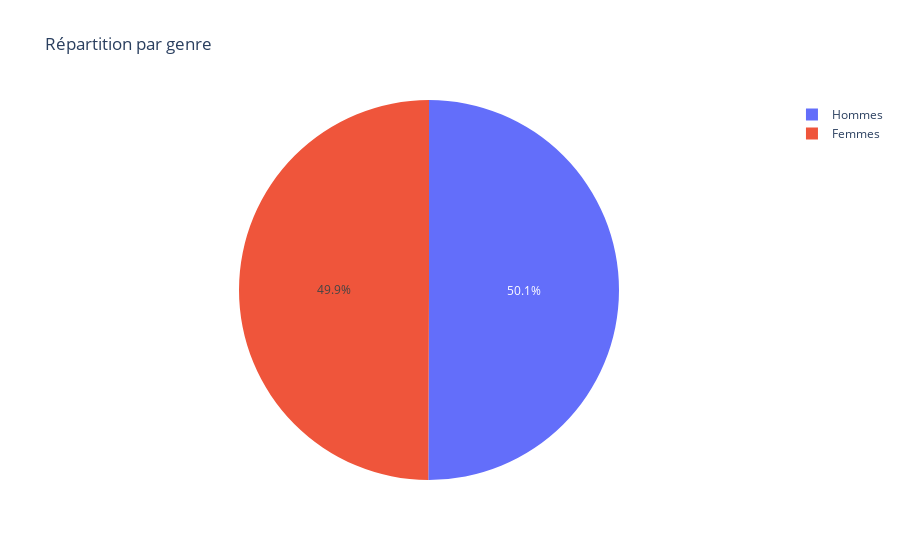

The notebook cell this image was saved under:
### Code cell
# Tableau des répartisions par sexes

dataset['gender'] = dataset['gender'].map({1: 'Hommes', 0: 'Femmes'})
fig = px.pie(dataset, names='gender', title='Répartition par genre',labels={'gender': 'Genre'},)
fig.show()

### Figure 1 — Plotly figure (JSON) as saved in the notebook; plotly's stock layout.template omitted (floating-point values rounded to 4 significant figures; data arrays with more than 128 entries replaced by an {"elided": "..."} marker saying what was removed)
{"data": [{"domain": {"x": [0, 1], "y": [0, 1]}, "hovertemplate": "Genre=%{label}<extra></extra>", "labels": {"elided": "8378 str values"}, "legendgroup": "", "name": "", "showlegend": true, "type": "pie"}], "layout": {"legend": {"tracegroupgap": 0}, "title": {"text": "Répartition par genre"}}}
